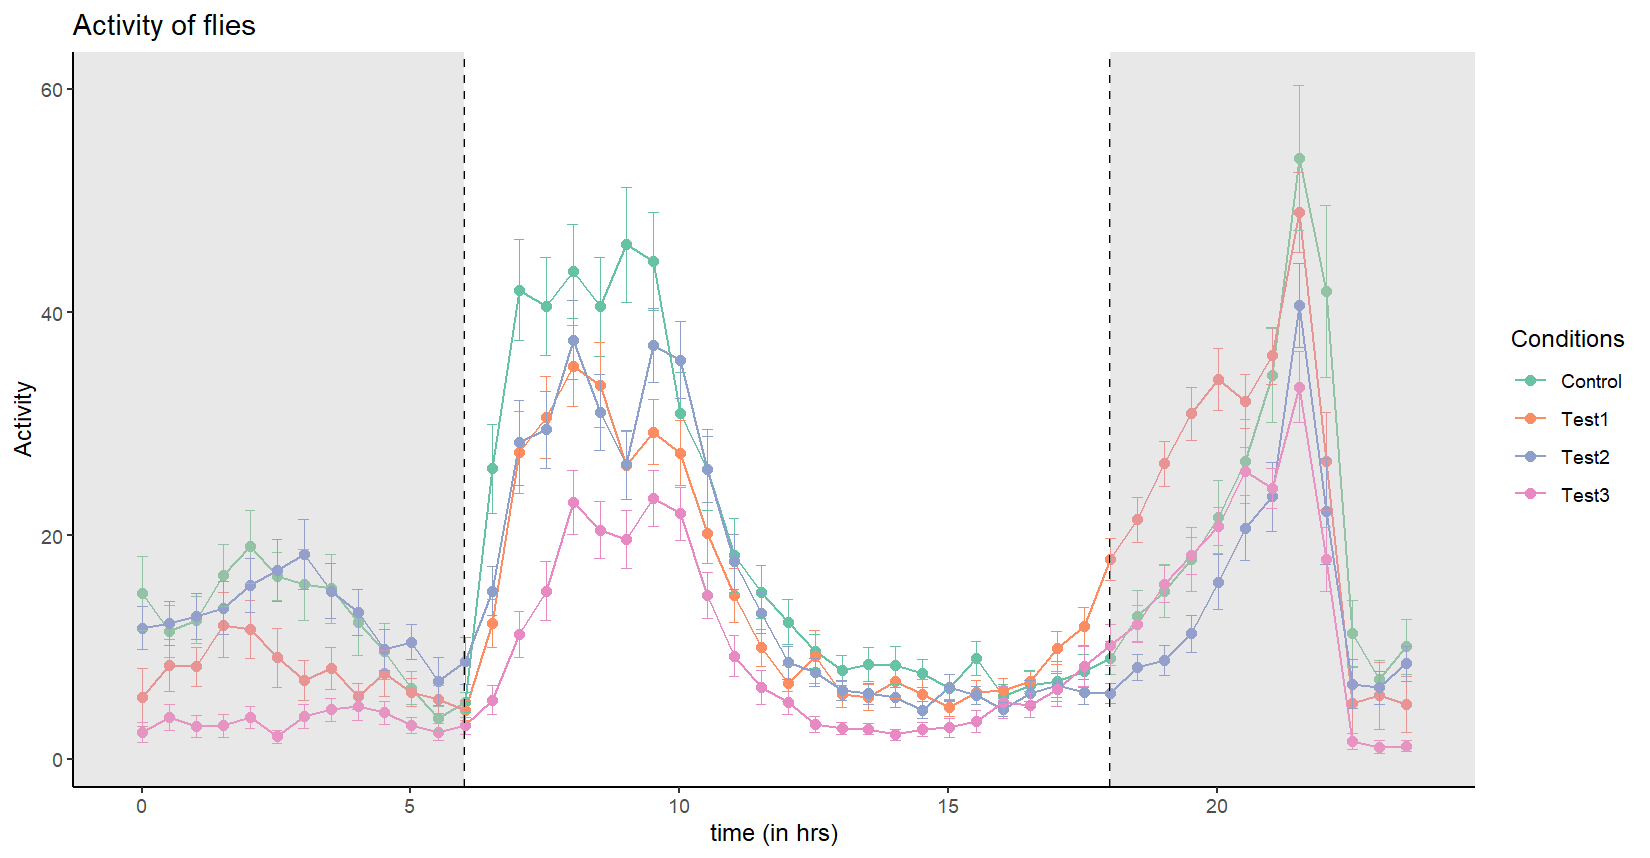

Write R code to recreate this figure.
library(dplyr)
library(tidyr)
library(hms)
library(ggplot2)

#open the file with Data

activity=read.csv("D:\\Gouri\\R-course\\datasets\\fly activity avergae of 3 days.csv", header = TRUE)

#Seperating mean values and SEM values using "dplyr"
Mean_data= activity%>%
  select(Time, Control, Test1, Test2, Test3 )

Mean_data

SEM_data= activity%>%
  select(Time, SEM_Control, SEM_Test1, SEM_Test2, SEM_Test3 )

SEM_data

#Converting wide format to long format using "tidyr" package

#reshape mean values
long_Mean_data = Mean_data %>%
  pivot_longer(
    cols = starts_with("C")|starts_with("Test"),  # Select columns starting with "C" or "Test"
    names_to = "Variable",           
    values_to = "Value" )

long_Mean_data


#reshape SEM values
long_SEM_data= SEM_data%>%
  pivot_longer(
    cols=starts_with("SEM"), # Select columns starting with "SEM"
    names_to="SEM_Variable",
    values_to="SEM_Value")

long_SEM_data

# Rename the "SEM_variable" names to match the "Variable" to match with long_data
#"dplyr" package used
long_SEM_data <- long_SEM_data %>%
  mutate(Variable = gsub("SEM_", "", SEM_Variable)) %>%
  select(-SEM_Variable)

long_SEM_data


# Join the mean and SEM data by the 'time' and 'Variable' columns
final_data <- long_Mean_data %>%
  left_join(long_SEM_data, by = c("Variable", "Time"))

final_data

#Time column is in chracter form, to conver it into numeric form "hms" library is used
str(final_data)

final_data$Time <- hms::as_hms(final_data$Time) #converts to hms form
final_data$Time <- as.numeric(final_data$Time)/3600 #converts into hours in numeric form

str(final_data)

#"ggplot2" package was used to draw the graph
ggplot(data = final_data, aes(x = Time, y= Value, colour= Variable, group= Variable)) +
  geom_line(size=0.5)+geom_point(size=2)+
  geom_errorbar(aes(ymin = Value - SEM_Value, ymax = Value + SEM_Value),  # Error bars
                width = 0.2, size = 0.1) +           # Customize error bar width and size
  geom_vline(xintercept = 6, linetype = "dashed", color = "black") +  # Add a threshold at x = 6
  geom_vline(xintercept = 18, linetype = "dashed", color = "black") +  # Add a threshold at x = 18
  geom_rect(aes(xmin = -Inf, xmax = 6, ymin = -Inf, ymax = Inf),color = NA, show.legend=FALSE, fill = "gray", alpha = 0.01) + # Add shaded background before the threshold (x < 6)
  geom_rect(aes(xmin = 18, xmax = Inf, ymin = -Inf, ymax = Inf),color = NA, show.legend=FALSE, fill = "gray", alpha = 0.01) + # Add shaded background after the threshold (x > 18)
  labs(title = "Activity of flies", x="time (in hrs)", y="Activity", colour="Conditions")+
  scale_color_brewer(palette = "Set2") +
  theme_classic()
